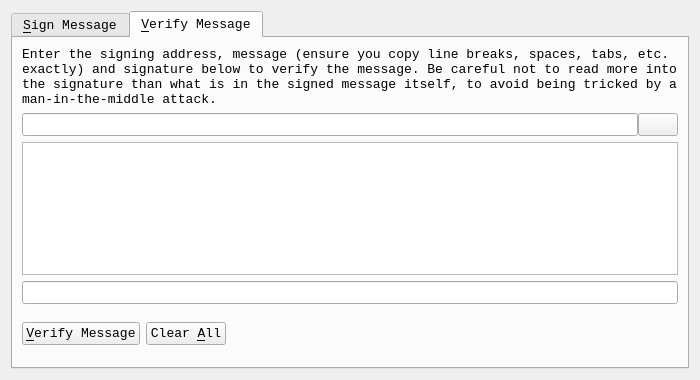
<?xml version="1.0" encoding="UTF-8"?>
<ui version="4.0">
 <class>SignVerifyMessageDialog</class>
 <widget class="QDialog" name="SignVerifyMessageDialog">
  <property name="geometry">
   <rect>
    <x>0</x>
    <y>0</y>
    <width>700</width>
    <height>380</height>
   </rect>
  </property>
  <property name="font">
   <font>
    <family>Consolas</family>
    <pointsize>10</pointsize>
   </font>
  </property>
  <property name="windowTitle">
   <string>Signatures - Sign / Verify a Message</string>
  </property>
  <property name="modal">
   <bool>true</bool>
  </property>
  <layout class="QVBoxLayout" name="verticalLayout">
   <item>
    <widget class="QTabWidget" name="tabWidget">
     <property name="currentIndex">
      <number>1</number>
     </property>
     <widget class="QWidget" name="tabSignMessage">
      <attribute name="title">
       <string>&amp;Sign Message</string>
      </attribute>
      <layout class="QVBoxLayout" name="verticalLayout_SM">
       <item>
        <widget class="QLabel" name="infoLabel_SM">
         <property name="text">
          <string>You can sign messages with your addresses to prove you own them. Be careful not to sign anything vague, as phishing attacks may try to trick you into signing your identity over to them. Only sign fully-detailed statements you agree to.</string>
         </property>
         <property name="textFormat">
          <enum>Qt::PlainText</enum>
         </property>
         <property name="wordWrap">
          <bool>true</bool>
         </property>
        </widget>
       </item>
       <item>
        <layout class="QHBoxLayout" name="horizontalLayout_1_SM">
         <property name="spacing">
          <number>0</number>
         </property>
         <item>
          <widget class="QValidatedLineEdit" name="addressIn_SM">
           <property name="toolTip">
            <string>The address to sign the message with (e.g. eH13UjuHSQ2wovNJucwSFg7nw7FNvE15Zt)</string>
           </property>
           <property name="maxLength">
            <number>34</number>
           </property>
          </widget>
         </item>
         <item>
          <widget class="QPushButton" name="addressBookButton_SM">
           <property name="toolTip">
            <string>Choose an address from the address book</string>
           </property>
           <property name="text">
            <string/>
           </property>
           <property name="icon">
            <iconset resource="../bitcoin.qrc">
             <normaloff>:/icons/address-book</normaloff>:/icons/address-book</iconset>
           </property>
           <property name="shortcut">
            <string>Alt+A</string>
           </property>
           <property name="autoDefault">
            <bool>false</bool>
           </property>
          </widget>
         </item>
         <item>
          <widget class="QPushButton" name="pasteButton_SM">
           <property name="toolTip">
            <string>Paste address from clipboard</string>
           </property>
           <property name="text">
            <string/>
           </property>
           <property name="icon">
            <iconset resource="../bitcoin.qrc">
             <normaloff>:/icons/editpaste</normaloff>:/icons/editpaste</iconset>
           </property>
           <property name="shortcut">
            <string>Alt+P</string>
           </property>
           <property name="autoDefault">
            <bool>false</bool>
           </property>
          </widget>
         </item>
        </layout>
       </item>
       <item>
        <widget class="QPlainTextEdit" name="messageIn_SM">
         <property name="toolTip">
          <string>Enter the message you want to sign here</string>
         </property>
        </widget>
       </item>
       <item>
        <layout class="QHBoxLayout" name="horizontalLayout_2_SM">
         <property name="spacing">
          <number>0</number>
         </property>
         <item>
          <widget class="QLineEdit" name="signatureOut_SM">
           <property name="font">
            <font>
             <italic>true</italic>
            </font>
           </property>
           <property name="readOnly">
            <bool>true</bool>
           </property>
          </widget>
         </item>
         <item>
          <widget class="QPushButton" name="copySignatureButton_SM">
           <property name="toolTip">
            <string>Copy the current signature to the system clipboard</string>
           </property>
           <property name="text">
            <string/>
           </property>
           <property name="icon">
            <iconset resource="../bitcoin.qrc">
             <normaloff>:/icons/editcopy</normaloff>:/icons/editcopy</iconset>
           </property>
           <property name="autoDefault">
            <bool>false</bool>
           </property>
          </widget>
         </item>
        </layout>
       </item>
       <item>
        <layout class="QHBoxLayout" name="horizontalLayout_3_SM">
         <item>
          <widget class="QPushButton" name="signMessageButton_SM">
           <property name="toolTip">
            <string>Sign the message to prove you own this Ember address</string>
           </property>
           <property name="text">
            <string>&amp;Sign Message</string>
           </property>
           <property name="icon">
            <iconset resource="../bitcoin.qrc">
             <normaloff>:/icons/edit</normaloff>:/icons/edit</iconset>
           </property>
           <property name="autoDefault">
            <bool>false</bool>
           </property>
          </widget>
         </item>
         <item>
          <widget class="QPushButton" name="clearButton_SM">
           <property name="toolTip">
            <string>Reset all sign message fields</string>
           </property>
           <property name="text">
            <string>Clear &amp;All</string>
           </property>
           <property name="icon">
            <iconset resource="../bitcoin.qrc">
             <normaloff>:/icons/remove</normaloff>:/icons/remove</iconset>
           </property>
           <property name="autoDefault">
            <bool>false</bool>
           </property>
          </widget>
         </item>
         <item>
          <spacer name="horizontalSpacer_1_SM">
           <property name="orientation">
            <enum>Qt::Horizontal</enum>
           </property>
           <property name="sizeHint" stdset="0">
            <size>
             <width>40</width>
             <height>48</height>
            </size>
           </property>
          </spacer>
         </item>
         <item>
          <widget class="QLabel" name="statusLabel_SM">
           <property name="font">
            <font>
             <weight>75</weight>
             <bold>true</bold>
            </font>
           </property>
           <property name="text">
            <string/>
           </property>
           <property name="wordWrap">
            <bool>true</bool>
           </property>
          </widget>
         </item>
         <item>
          <spacer name="horizontalSpacer_2_SM">
           <property name="orientation">
            <enum>Qt::Horizontal</enum>
           </property>
           <property name="sizeHint" stdset="0">
            <size>
             <width>40</width>
             <height>48</height>
            </size>
           </property>
          </spacer>
         </item>
        </layout>
       </item>
      </layout>
     </widget>
     <widget class="QWidget" name="tabVerifyMessage">
      <attribute name="title">
       <string>&amp;Verify Message</string>
      </attribute>
      <layout class="QVBoxLayout" name="verticalLayout_VM">
       <item>
        <widget class="QLabel" name="infoLabel_VM">
         <property name="text">
          <string>Enter the signing address, message (ensure you copy line breaks, spaces, tabs, etc. exactly) and signature below to verify the message. Be careful not to read more into the signature than what is in the signed message itself, to avoid being tricked by a man-in-the-middle attack.</string>
         </property>
         <property name="textFormat">
          <enum>Qt::PlainText</enum>
         </property>
         <property name="alignment">
          <set>Qt::AlignLeading|Qt::AlignLeft|Qt::AlignTop</set>
         </property>
         <property name="wordWrap">
          <bool>true</bool>
         </property>
        </widget>
       </item>
       <item>
        <layout class="QHBoxLayout" name="horizontalLayout_1_VM">
         <property name="spacing">
          <number>0</number>
         </property>
         <item>
          <widget class="QValidatedLineEdit" name="addressIn_VM">
           <property name="toolTip">
            <string>The address the message was signed with (e.g. eH13UjuHSQ2wovNJucwSFg7nw7FNvE15Zt)</string>
           </property>
           <property name="maxLength">
            <number>34</number>
           </property>
          </widget>
         </item>
         <item>
          <widget class="QPushButton" name="addressBookButton_VM">
           <property name="toolTip">
            <string>Choose an address from the address book</string>
           </property>
           <property name="text">
            <string/>
           </property>
           <property name="icon">
            <iconset resource="../bitcoin.qrc">
             <normaloff>:/icons/address-book</normaloff>:/icons/address-book</iconset>
           </property>
           <property name="shortcut">
            <string>Alt+A</string>
           </property>
           <property name="autoDefault">
            <bool>false</bool>
           </property>
          </widget>
         </item>
        </layout>
       </item>
       <item>
        <widget class="QPlainTextEdit" name="messageIn_VM"/>
       </item>
       <item>
        <widget class="QValidatedLineEdit" name="signatureIn_VM"/>
       </item>
       <item>
        <layout class="QHBoxLayout" name="horizontalLayout_2_VM">
         <item>
          <widget class="QPushButton" name="verifyMessageButton_VM">
           <property name="toolTip">
            <string>Verify the message to ensure it was signed with the specified Ember address</string>
           </property>
           <property name="text">
            <string>&amp;Verify Message</string>
           </property>
           <property name="icon">
            <iconset resource="../bitcoin.qrc">
             <normaloff>:/icons/transaction_0</normaloff>:/icons/transaction_0</iconset>
           </property>
           <property name="autoDefault">
            <bool>false</bool>
           </property>
          </widget>
         </item>
         <item>
          <widget class="QPushButton" name="clearButton_VM">
           <property name="toolTip">
            <string>Reset all verify message fields</string>
           </property>
           <property name="text">
            <string>Clear &amp;All</string>
           </property>
           <property name="icon">
            <iconset resource="../bitcoin.qrc">
             <normaloff>:/icons/remove</normaloff>:/icons/remove</iconset>
           </property>
           <property name="autoDefault">
            <bool>false</bool>
           </property>
          </widget>
         </item>
         <item>
          <spacer name="horizontalSpacer_1_VM">
           <property name="orientation">
            <enum>Qt::Horizontal</enum>
           </property>
           <property name="sizeHint" stdset="0">
            <size>
             <width>40</width>
             <height>48</height>
            </size>
           </property>
          </spacer>
         </item>
         <item>
          <widget class="QLabel" name="statusLabel_VM">
           <property name="font">
            <font>
             <weight>75</weight>
             <bold>true</bold>
            </font>
           </property>
           <property name="text">
            <string/>
           </property>
           <property name="wordWrap">
            <bool>true</bool>
           </property>
          </widget>
         </item>
         <item>
          <spacer name="horizontalSpacer_2_VM">
           <property name="orientation">
            <enum>Qt::Horizontal</enum>
           </property>
           <property name="sizeHint" stdset="0">
            <size>
             <width>40</width>
             <height>48</height>
            </size>
           </property>
          </spacer>
         </item>
        </layout>
       </item>
      </layout>
     </widget>
    </widget>
   </item>
  </layout>
 </widget>
 <customwidgets>
  <customwidget>
   <class>QValidatedLineEdit</class>
   <extends>QLineEdit</extends>
   <header>qvalidatedlineedit.h</header>
  </customwidget>
 </customwidgets>
 <resources>
  <include location="../bitcoin.qrc"/>
 </resources>
 <connections/>
</ui>
